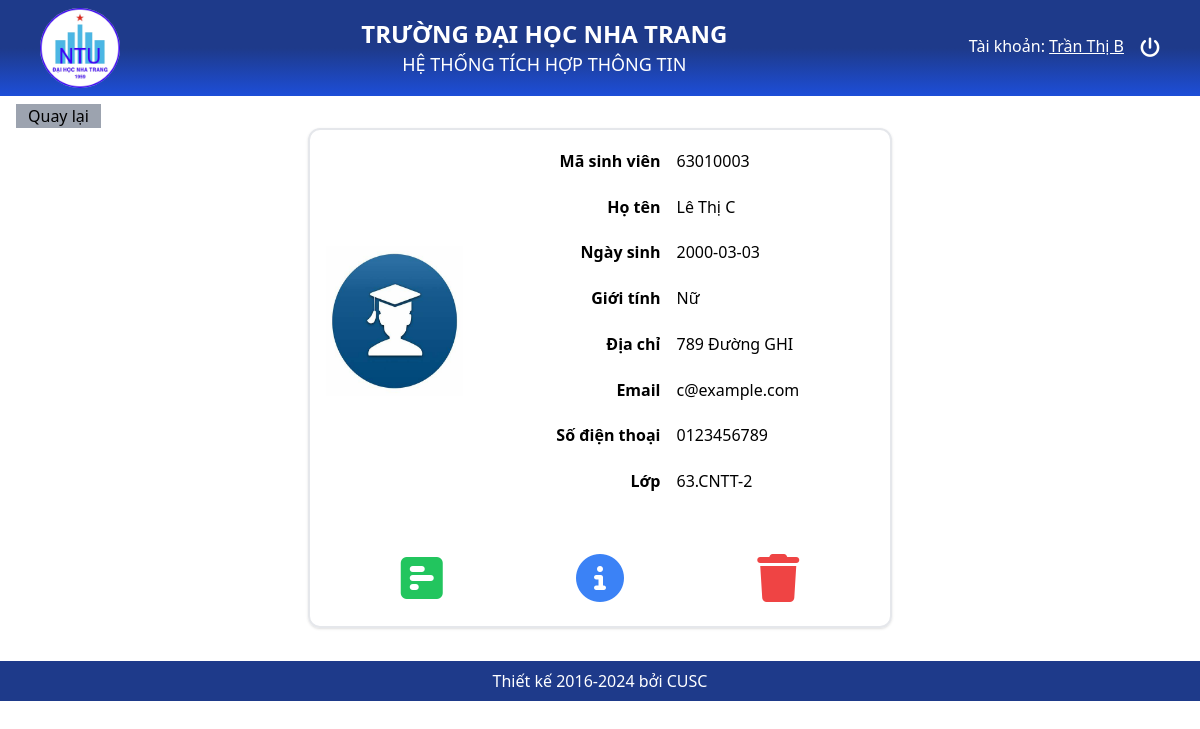
/Views/SV_ChiTiet.php?MaSV=63010003 (signed in), run on the app's committed database.
### tables this page shows
CREATE TABLE `sinhvien` (
  `MaSV` varchar(20) NOT NULL,
  `HoTen` varchar(100) NOT NULL,
  `NgaySinh` date DEFAULT NULL,
  `GioiTinh` varchar(10) NOT NULL,
  `DiaChi` varchar(200) DEFAULT NULL,
  `Email` varchar(100) DEFAULT NULL,
  `SDT` varchar(15) DEFAULT NULL,
  `AnhSV` varchar(100) NOT NULL,
  `MaLop` varchar(10) NOT NULL
);

### Controllers/SinhVienController.php (called while the page is built, shortened)
<?php
class SinhVienController
{
    protected $conn;
    public function __construct($conn)
    {
        $this->conn = $conn;
    }
    public function ChiTietSinhVien($maSV)
    {
        $sql = "SELECT * FROM sinhvien WHERE MaSV='$maSV'";
        $result =  $this->conn->query($sql);
        return $result->fetch_assoc();
    }
}
?>

### Views/SV_ChiTiet.php (the view, shortened to what this page needs)
<?php
require_once __DIR__ . '/../config/db.php';
require_once __DIR__ . '/../Controllers/SinhVienController.php';
$svController = new SinhVienController($conn);
$maSV = isset($_GET['MaSV']) ? $_GET['MaSV'] : null;
$sinhvien = $svController->ChiTietSinhVien($maSV);
?>
<?php include_once __DIR__ . "/../layout/header.php"; ?>
<body>
    <div class="mx-4 mx-2 min-h-[565px]">
        <button onclick="window.history.back()" class="px-3 bg-gray-400 mt-2">Quay lại</button>
        <div class="w-1/2 h-[500px] flex flex-col justify-between mx-auto p-4 border-2 rounded-xl shadow">
            <ul class="grid grid-cols-4 items-center">
                <li><img src="<?php echo '../asset/Images/' . $sinhvien['AnhSV']; ?>" alt="Student Image" class="h-[150px]"></li>
                <div class="col-span-3 grid grid-cols-2 gap-4 min-h-[350px] items-center">
                    <li class="font-bold text-right">Mã sinh viên</li><li class="text-left"><?php echo $sinhvien['MaSV']; ?></li>
                    <li class="font-bold text-right">Họ tên</li><li class="text-left"><?php echo $sinhvien['HoTen']; ?></li>
                    <li class="font-bold text-right">Ngày sinh</li><li class="text-left"><?php echo $sinhvien['NgaySinh']; ?></li>
                    <li class="font-bold text-right">Giới tính</li><li class="text-left"><?php echo $sinhvien['GioiTinh']; ?></li>
                    <li class="font-bold text-right">Địa chỉ</li><li class="text-left"><?php echo $sinhvien['DiaChi']; ?></li>
                    <li class="font-bold text-right">Email</li><li class="text-left"><?php echo $sinhvien['Email']; ?></li>
                    <li class="font-bold text-right">Số điện thoại</li><li class="text-left"><?php echo $sinhvien['SDT']; ?></li>
                    <li class="font-bold text-right">Lớp</li><li class="text-left"><?php echo $sinhvien['MaLop']; ?></li>
                </div>
            </ul>
            <div class="flex justify-around items-center p-2">
                <a href="SV_Diem.php?MaSV=<?php echo $sinhvien['MaSV']; ?>"  title="Điểm">
                    <i class="fa-solid fa-square-poll-horizontal text-5xl text-green-500 hover:text-green-600"></i>
                </a>
                <a href="SV_ChinhSua.php?MaSV=<?php echo $sinhvien['MaSV']; ?>" title="Chỉnh sửa">
                    <i class="fa-solid fa-circle-info text-5xl text-blue-500 hover:text-blue-600"></i>
                </a>
                <button
                    class="text-5xl text-red-500 hover:text-red-600"
                    onclick="openModal()">
                    <i class="fa-solid fa-trash"></i>
                </button>
            </div>
        </div>
    </div>
</body>
<?php include_once __DIR__ . "/../layout/footer.php"; ?>

### data on the page
sinhvien: AnhSV (picture), MaSV "63010003", HoTen "Lê Thị C", NgaySinh "2000-03-03", GioiTinh "Nữ", DiaChi "789 Đường GHI", Email "c@example.com", SDT "0123456789", MaLop "63.CNTT-2"

### other printed values
$_SESSION['User']['HoTen'] "Trần Thị B"
